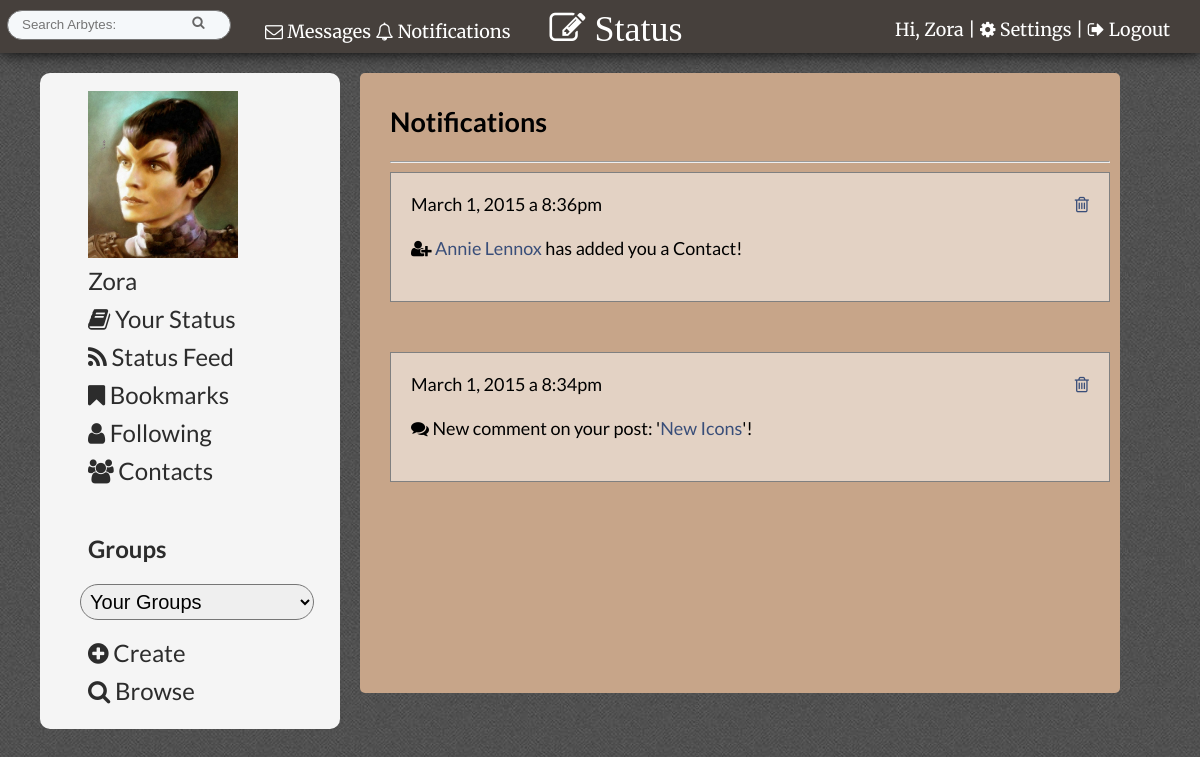
The page /notifications.php (signed in) on the database its author committed.
### tables this page shows
CREATE TABLE IF NOT EXISTS `profile_img` (
  `id` int(11) NOT NULL,
  `user_id` int(11) NOT NULL,
  `filepath` varchar(60) NOT NULL,
  `current` tinyint(1) NOT NULL
);

CREATE TABLE IF NOT EXISTS `notifications` (
  `id` int(11) NOT NULL,
  `user_id` int(11) NOT NULL,
  `datetime` varchar(60) NOT NULL,
  `content` varchar(900) NOT NULL
);

### notifications.php (the view, shortened to what this page needs)
<?php include("inc/header.php"); ?>
<div id="page">
    <h2>Notifications</h2>
<hr/>
<?php
		$query  = "SELECT * ";
		$query .= "FROM notifications ";
		$query .= "WHERE user_id={$_SESSION['user_id']} ";
		$query .= " ORDER BY id DESC";
		$all_notifications = mysqli_query($connection, $query);
        $array= mysqli_fetch_assoc($all_notifications);
        if(!empty($array)){
            foreach($all_notifications as $notification){
                echo "<div class='post'>";
                echo $notification['datetime'];
                echo "<span class=\"right\"><a href=\"delete.php?notify_id=".$notification['id']."\"><i class=\"fa fa-trash-o\"></i></a></span><br/><br/>";
                echo $notification['content'];
                echo "<br/><br/></div>";
            }
        }elseif(empty($array)){
        echo "No Notifications.";
        }
?>
</div>
<?php include("inc/footer.php"); ?>

### inc/header.php (shortened to what this page needs)
<?php require_once("functions/session.php");
require_once("functions/db_connection.php");
confirm_logged_in(); ?>
<!DOCTYPE html>
 <html lang="en">
 <head>
       <link rel="stylesheet" href="css/tabs.css">
     <link rel="stylesheet" href="css/style.css">
     <link rel="stylesheet" href="css/popup.css">
         <link rel="stylesheet" href="//maxcdn.bootstrapcdn.com/font-awesome/4.3.0/css/font-awesome.min.css">
          <?php
		$query  = "SELECT * ";
		$query .= "FROM members ";
		$query .= "WHERE id={$_SESSION['user_id']} ";
		$theme_found = mysqli_query($connection, $query);
        $array= mysqli_fetch_assoc($theme_found);
        $theme= $array['theme'];
		$themequery  = "SELECT * ";
		$themequery .= "FROM themes ";
		$themequery .= "WHERE id={$theme} ";
		$themequery_found = mysqli_query($connection, $themequery);
        $theme_array= mysqli_fetch_assoc($themequery_found);
        $filepath=$theme_array['filepath'];
if($theme==0){ ?>
   <link rel='stylesheet' type='text/css' href='css/white.css' />
    <?php }else{ ?>
   <?php if(!empty($filepath)){ ?>
   <link rel='stylesheet' type='text/css' href='<?php echo $filepath; ?>' />
    <? }else{ ?>
   <link rel='stylesheet' type='text/css' href='css/white.css' />
 <?php } ?>
    <?php }
?>
    <link rel="stylesheet" href="css/slide-down.css">
 </head>
 <body>
    <header>
    <span class="min-clear">
<a href="messages.php?user_id=<?php echo $_SESSION['user_id']; ?>">
    <span class="notif"><i class="fa fa-envelope-o"></i>
 Messages</span>
        </a> </span>
        <a href="notifications.php"><span id="messages_notification"><?php echo $_SESSION['notify_num']; ?></span>
        <span class="notif"><i class="fa fa-bell-o"></i>
 Notifications</span></a>
        <a class="button" href="#popup2">  <i id="new" class="fa fa-pencil-square-o fa-2x"> Status</i></a>
         <p id="welcome">Hi, <a title="View your profile" class="tooltip" href="member_profile.php?user_id=<?php echo $_SESSION['user_id']; ?>"><?php echo $_SESSION['first_name']; ?></a> | <a href="settings.php"><i class="fa fa-cog"></i>
Settings</a> |  <a href="logout.php"><i class="fa fa-sign-out"></i>
 Logout</a></p>
        <form id="searchbar" action="search.php?go" method="post">
        <input type="text" name="query" value="" placeholder="Search Arbytes:" />
      <input type="submit" name="submit" value="&#xf002;" />
        </form>
    </header>
   <aside>
     	<ul>
     	  <?php
        $img_query  = "SELECT * ";
		$img_query .= "FROM profile_img ";
		$img_query .= "WHERE user_id={$_SESSION['user_id']} AND current=1";
		$all_imgs = mysqli_query($connection, $img_query);
        if($all_imgs){
        $img_array= mysqli_fetch_assoc($all_imgs);
  if(!empty($img_array)){
            ?>
       <a title="View your profile" class="tooltip" href="member_profile.php?user_id=<?php echo $_SESSION['user_id']; ?>"> <img id="avatar" src="<?php echo $img_array['filepath']; ?>" title="View Your Profilee"/></a><?php
  }else{
            ?>
       <a title="View your profile" class="tooltip" href="member_profile.php?user_id=<?php echo $_SESSION['user_id']; ?>"> <img src="img/default_avatar.png" title="View Your Profile"/></a><?php
  }
        }else{
            ?>
       <a title="View your profile" class="tooltip" href="member_profile.php?user_id=<?php echo $_SESSION['user_id']; ?>"> <img src="img/default_avatar.png" title="View Your Profile"/></a><?php
        }
      ?>
<li><a title="View your profile" class="tooltip" href="member_profile.php?user_id=<?php echo $_SESSION['user_id']; ?>"><?php echo $_SESSION['first_name']; ?></a></li>
<li><a href="status.php"><i class="fa fa-book"></i> Your Status</a></li>
<li><a href="status_feed.php"><i class="fa fa-rss"></i> Status Feed</a></li>
<li><a href="bookmarks.php"><i class="fa fa-bookmark"></i> Bookmarks</a></li>
<li><a href="following.php"><i class="fa fa-user"></i> Following</a></li>
<li><a href="contacts.php"><i class="fa fa-users"></i> Contacts</a></li>
        <br/>
<h3><a href="browse_groups.php"  title="Browse all groups" >Groups</a></h3>
      <?php
        $groups  = "SELECT * FROM members_groups ";
		$groups .= "WHERE member_id={$_SESSION['user_id']}";
		$groups_found = mysqli_query($connection, $groups);
        if($groups_found){
 echo "<form action=\"go.php\" method=\"POST\">";
 echo "<select id=\"groupslist\" name=\"groupslist\" onchange=\"this.form.submit()\" >";
       echo "<option name=\"group\" value=\"\" >Your Groups</option>";
               echo "</select></form>";
        }
            ?>
  <li><a href="new_group.php"><i class="fa fa-plus-circle"></i>
 Create</a></li>
  <li><a href="browse_groups.php"><i class="fa fa-search"></i>
 Browse</a></li>
       </ul>
     </aside>

### css/style.css (style rules this page uses)
body { background: #BABABA; padding: 0; margin: 0; font-size: 18px; font-family: 'Lato', sans-serif; }
#groupslist { width: 90%; padding: 5px; border-radius: 20px; font-size: 20px; margin-bottom: 15px; }
h2 { clear: both; }
header #new { position: absolute; margin-left: 30px; }
header, footer { font-family: 'Merriweather', serif; }
img { max-width: 600px; }
aside { display: block; }
.notif { position: relative; left: -9px; top:10px; z-index: 2; }
header a { text-decoration: none; }
#avatar { width: 150px; }
header { color: white; padding: 10px 30px 20px 50px; margin-bottom: 20px; box-shadow: 0 0 15px black; }
#welcome { float: right; position: relative; top: -10px; }
#searchbar { -moz-box-sizing: border-box; box-sizing: border-box; width: 20%; padding: 5px 12px 6px 12px; font-size: 17px; line-height: 1.5; color: #292f33; background-color: #f5f8fa; border: 1px solid #777; border-radius: 21px; transition: all .2s ease-in-out; float: left; position: relative; left: -43px; }
#searchbar input { border:none; background-color: #f5f8fa; width: 80%; float: left; }
input[type="submit"] { padding: 10px; background: #666; color: white; }
#searchbar input[type="submit"], #groupsearch input[type="submit"] { padding: 0; font-family: FontAwesome; width: 32px; float: left; content: "&#xf002;"; color: #666; }
#page { border-radius: 5px; padding: 10px; padding-left: 30px; margin-bottom: 20px; max-width: 1100px; margin: 0 auto; width: 60%; float: left; min-height: 600px; height: auto; max-width: 1100px; font-size: 18px; }
a { text-decoration: none; }
aside { margin: 0 10px 0 10px; width: 15%; padding: 10px; float: left; margin-right: 20px; margin-left: 40px; border-radius: 10px; }
aside ul li { line-height: 2em; list-style: none }
aside a { color: black; font-size: 24px; padding: 8px; text-decoration: none; text-align: left; }
aside ul { width: auto; }
.tooltip { display: inline; position: relative; }
.right { float: right; }
.post, .article, .singlepost, .memb_files { margin-bottom: 50px; border: 1px solid grey; padding: 20px; word-wrap: break-word; background: rgba(255,255,255,.5); }
@media (max-width: 1400px) { aside { width: 25%; padding: 0; } }

### themes/87/coffee.css (style rules this page uses)
body { background-image: url(../../img/tweed.JPG); }
a { color: #394E79; }
header a { color: white; }
header { background: #46403C; color: white; }
#page { background: #C7A589; }
aside, nav { background: whitesmoke; }
aside a { color: #2C2C2C; }

### rows shown on the page
profile_img: filepath (picture)
notifications: datetime "March 1, 2015 a 8:36pm", content "Annie Lennox has added you a Contact!"
notifications: datetime "March 1, 2015 a 8:34pm", content "New comment on your post: ' New Icons '!"

### other values the page prints
$_SESSION['first_name'] "Zora"
